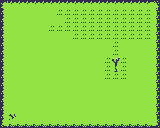

A 2D game scene composited from a Tiled map and its tileset images. What follows is a short description and the map's XML, with every tile layer's data as written:
An orthogonal 20x16 tile map with 8x8 px tiles, 1 tile layer (Tile Layer 1).

<map version="1.10" tiledversion="1.11.2" orientation="orthogonal" renderorder="right-down" width="20" height="16" tilewidth="8" tileheight="8" infinite="0" nextlayerid="2" nextobjectid="1">
 <tileset firstgid="1" source="main.tsx" />
 <layer id="1" name="Tile Layer 1" width="20" height="16">
  <data encoding="csv">
5,9,9,9,9,9,9,9,9,9,9,9,9,9,9,9,9,9,9,6,
3,2,2,2,2,2,2,12,12,12,12,12,12,12,12,12,12,12,12,8,
3,2,2,2,2,2,2,2,12,12,12,12,12,12,12,12,12,12,12,8,
3,2,2,2,2,2,12,12,12,12,12,12,12,12,12,12,12,12,12,8,
3,2,2,2,2,2,2,2,2,12,12,12,12,12,12,12,12,12,12,8,
3,2,2,2,2,2,2,2,2,2,2,2,2,2,12,2,2,2,2,8,
3,2,2,2,2,2,2,2,2,2,2,2,2,2,12,2,2,2,2,8,
3,2,2,2,2,2,2,2,2,2,2,2,2,12,13,12,2,2,2,8,
3,2,2,2,2,2,2,2,2,2,2,2,2,12,14,12,2,2,2,8,
3,2,2,2,2,2,2,2,2,2,2,2,2,12,12,12,2,2,2,8,
3,2,2,2,2,2,2,2,2,2,2,2,2,2,2,2,2,2,2,8,
3,2,2,2,2,2,2,2,2,2,2,2,2,2,2,2,2,2,2,8,
3,2,2,2,2,2,2,2,2,2,2,2,2,2,2,2,2,2,2,8,
3,2,2,2,2,2,2,2,2,2,2,2,2,2,2,2,2,2,2,8,
3,11,2,2,2,2,2,2,2,2,2,2,2,2,2,2,2,2,2,8,
4,10,10,10,10,10,10,10,10,10,10,10,10,10,10,10,10,10,10,7
</data>
 </layer>
</map>